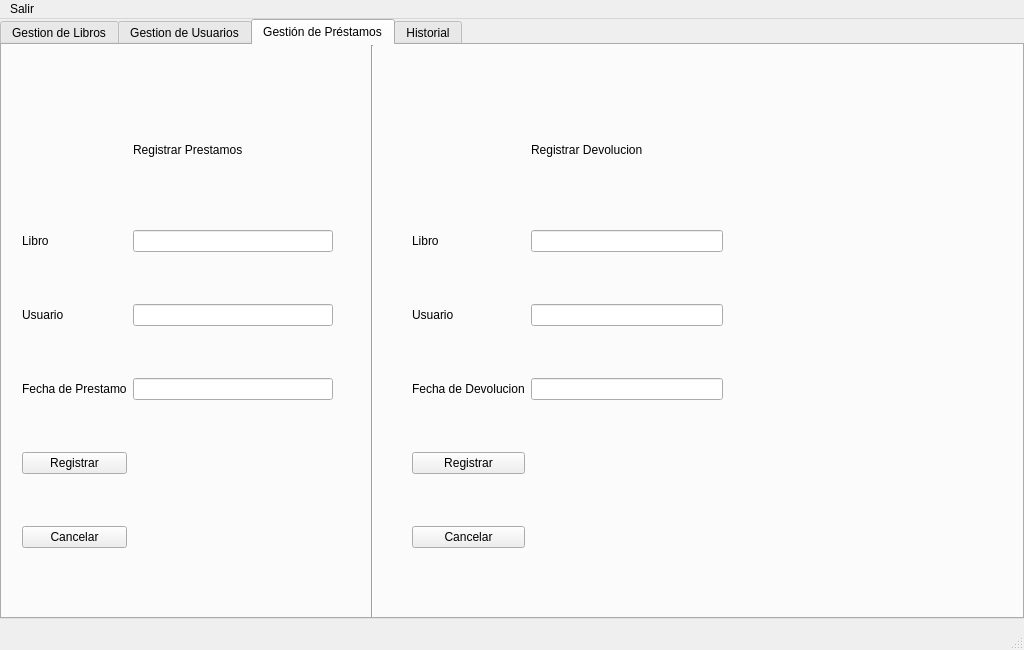
<?xml version="1.0" encoding="UTF-8"?>
<ui version="4.0">
 <class>MainWindow</class>
 <widget class="QMainWindow" name="MainWindow">
  <property name="geometry">
   <rect>
    <x>0</x>
    <y>0</y>
    <width>1024</width>
    <height>650</height>
   </rect>
  </property>
  <property name="minimumSize">
   <size>
    <width>1024</width>
    <height>650</height>
   </size>
  </property>
  <property name="maximumSize">
   <size>
    <width>1024</width>
    <height>650</height>
   </size>
  </property>
  <property name="windowTitle">
   <string/>
  </property>
  <property name="layoutDirection">
   <enum>Qt::LayoutDirection::LeftToRight</enum>
  </property>
  <widget class="QWidget" name="centralwidget">
   <widget class="QTabWidget" name="tabWidget">
    <property name="geometry">
     <rect>
      <x>0</x>
      <y>0</y>
      <width>1024</width>
      <height>600</height>
     </rect>
    </property>
    <property name="sizePolicy">
     <sizepolicy hsizetype="Fixed" vsizetype="Expanding">
      <horstretch>0</horstretch>
      <verstretch>0</verstretch>
     </sizepolicy>
    </property>
    <property name="minimumSize">
     <size>
      <width>1024</width>
      <height>600</height>
     </size>
    </property>
    <property name="maximumSize">
     <size>
      <width>1024</width>
      <height>600</height>
     </size>
    </property>
    <property name="layoutDirection">
     <enum>Qt::LayoutDirection::LeftToRight</enum>
    </property>
    <property name="currentIndex">
     <number>2</number>
    </property>
    <widget class="QWidget" name="tab_libros">
     <attribute name="title">
      <string>Gestion de Libros</string>
     </attribute>
     <widget class="QWidget" name="gridLayoutWidget">
      <property name="geometry">
       <rect>
        <x>350</x>
        <y>20</y>
        <width>301</width>
        <height>521</height>
       </rect>
      </property>
      <layout class="QGridLayout" name="gridLayout">
       <property name="sizeConstraint">
        <enum>QLayout::SizeConstraint::SetDefaultConstraint</enum>
       </property>
       <item row="4" column="0">
        <widget class="QLabel" name="label_4">
         <property name="text">
          <string>Estado</string>
         </property>
        </widget>
       </item>
       <item row="4" column="1">
        <widget class="QLineEdit" name="Ag_LibEstado_LEdit">
         <property name="sizePolicy">
          <sizepolicy hsizetype="Expanding" vsizetype="Fixed">
           <horstretch>0</horstretch>
           <verstretch>0</verstretch>
          </sizepolicy>
         </property>
        </widget>
       </item>
       <item row="5" column="0">
        <widget class="QPushButton" name="agr_lib_btm">
         <property name="text">
          <string>Agregar</string>
         </property>
        </widget>
       </item>
       <item row="3" column="0">
        <widget class="QLabel" name="label_3">
         <property name="text">
          <string>ISBN</string>
         </property>
        </widget>
       </item>
       <item row="0" column="1">
        <widget class="QLabel" name="label_5">
         <property name="maximumSize">
          <size>
           <width>241</width>
           <height>57</height>
          </size>
         </property>
         <property name="text">
          <string>Agregar un Nuevo Libro</string>
         </property>
        </widget>
       </item>
       <item row="3" column="1">
        <widget class="QLineEdit" name="Ag_LibISBN_LEdit"/>
       </item>
       <item row="2" column="1">
        <widget class="QLineEdit" name="Ag_LibAutor_LEdit"/>
       </item>
       <item row="2" column="0">
        <widget class="QLabel" name="label_2">
         <property name="text">
          <string>Autor</string>
         </property>
        </widget>
       </item>
       <item row="1" column="1">
        <widget class="QLineEdit" name="Ag_LibTitulo_LEdit"/>
       </item>
       <item row="1" column="0">
        <widget class="QLabel" name="label">
         <property name="text">
          <string>Titulo</string>
         </property>
        </widget>
       </item>
       <item row="6" column="0">
        <widget class="QPushButton" name="cancel_agr_lib_btm">
         <property name="text">
          <string>Cancelar</string>
         </property>
        </widget>
       </item>
      </layout>
     </widget>
     <widget class="QWidget" name="gridLayoutWidget_2">
      <property name="geometry">
       <rect>
        <x>710</x>
        <y>20</y>
        <width>291</width>
        <height>521</height>
       </rect>
      </property>
      <layout class="QGridLayout" name="gridLayout_2">
       <item row="4" column="1">
        <widget class="QLineEdit" name="edit_LibEstado_LEdit"/>
       </item>
       <item row="0" column="1">
        <widget class="QLabel" name="label_10">
         <property name="maximumSize">
          <size>
           <width>241</width>
           <height>57</height>
          </size>
         </property>
         <property name="text">
          <string>Editar Informacion de los Libros</string>
         </property>
        </widget>
       </item>
       <item row="1" column="1">
        <widget class="QComboBox" name="selct_isbn_comboBx"/>
       </item>
       <item row="2" column="1">
        <widget class="QLineEdit" name="edit_LibTitulo_LEdit"/>
       </item>
       <item row="2" column="0">
        <widget class="QLabel" name="label_9">
         <property name="text">
          <string>Titulo</string>
         </property>
        </widget>
       </item>
       <item row="1" column="0">
        <widget class="QLabel" name="label_8">
         <property name="text">
          <string>ISBN</string>
         </property>
        </widget>
       </item>
       <item row="5" column="0">
        <widget class="QPushButton" name="edit_lib_btm">
         <property name="text">
          <string>Editar</string>
         </property>
        </widget>
       </item>
       <item row="4" column="0">
        <widget class="QLabel" name="label_6">
         <property name="text">
          <string>Estado</string>
         </property>
        </widget>
       </item>
       <item row="3" column="0">
        <widget class="QLabel" name="label_7">
         <property name="text">
          <string>Autor</string>
         </property>
        </widget>
       </item>
       <item row="3" column="1">
        <widget class="QLineEdit" name="edit_LibAutor_LEdit"/>
       </item>
       <item row="6" column="0">
        <widget class="QPushButton" name="cancel_edit_lib_btm">
         <property name="text">
          <string>Cancelar</string>
         </property>
        </widget>
       </item>
      </layout>
     </widget>
     <widget class="Line" name="line">
      <property name="geometry">
       <rect>
        <x>310</x>
        <y>-20</y>
        <width>21</width>
        <height>621</height>
       </rect>
      </property>
      <property name="orientation">
       <enum>Qt::Orientation::Vertical</enum>
      </property>
     </widget>
     <widget class="Line" name="line_2">
      <property name="geometry">
       <rect>
        <x>670</x>
        <y>-20</y>
        <width>21</width>
        <height>621</height>
       </rect>
      </property>
      <property name="orientation">
       <enum>Qt::Orientation::Vertical</enum>
      </property>
     </widget>
     <widget class="QWidget" name="verticalLayoutWidget_2">
      <property name="geometry">
       <rect>
        <x>20</x>
        <y>20</y>
        <width>281</width>
        <height>521</height>
       </rect>
      </property>
      <layout class="QVBoxLayout" name="verticalLayout_2">
       <item>
        <widget class="QLabel" name="label_11">
         <property name="text">
          <string>Libros Disponibles</string>
         </property>
        </widget>
       </item>
       <item>
        <widget class="QListView" name="list_libros"/>
       </item>
       <item>
        <widget class="QPushButton" name="consultar_libro_btm">
         <property name="text">
          <string>Consultar</string>
         </property>
        </widget>
       </item>
      </layout>
     </widget>
    </widget>
    <widget class="QWidget" name="tab_user">
     <attribute name="title">
      <string>Gestion de Usuarios</string>
     </attribute>
     <widget class="QWidget" name="gridLayoutWidget_3">
      <property name="geometry">
       <rect>
        <x>350</x>
        <y>40</y>
        <width>291</width>
        <height>491</height>
       </rect>
      </property>
      <layout class="QGridLayout" name="gridLayout_3">
       <item row="4" column="0">
        <widget class="QPushButton" name="reg_usr_btm">
         <property name="text">
          <string>Registrar</string>
         </property>
        </widget>
       </item>
       <item row="2" column="1">
        <widget class="QLineEdit" name="Reg_UsrName_LEdit"/>
       </item>
       <item row="3" column="1">
        <widget class="QLineEdit" name="Reg_UsrRol_LEdit"/>
       </item>
       <item row="3" column="0">
        <widget class="QLabel" name="label_13">
         <property name="text">
          <string>Rol</string>
         </property>
        </widget>
       </item>
       <item row="1" column="0">
        <widget class="QLabel" name="label_16">
         <property name="text">
          <string>ID</string>
         </property>
        </widget>
       </item>
       <item row="0" column="1">
        <widget class="QLabel" name="label_14">
         <property name="maximumSize">
          <size>
           <width>241</width>
           <height>57</height>
          </size>
         </property>
         <property name="text">
          <string>Registrar Nuevo Usuario</string>
         </property>
        </widget>
       </item>
       <item row="2" column="0">
        <widget class="QLabel" name="label_15">
         <property name="text">
          <string>Nombre</string>
         </property>
        </widget>
       </item>
       <item row="1" column="1">
        <widget class="QLineEdit" name="Reg_UsrID_LEdit"/>
       </item>
       <item row="5" column="0">
        <widget class="QPushButton" name="cancel_reg_usr_btm">
         <property name="text">
          <string>Cancelar</string>
         </property>
        </widget>
       </item>
      </layout>
     </widget>
     <widget class="Line" name="line_3">
      <property name="geometry">
       <rect>
        <x>310</x>
        <y>-30</y>
        <width>21</width>
        <height>621</height>
       </rect>
      </property>
      <property name="orientation">
       <enum>Qt::Orientation::Vertical</enum>
      </property>
     </widget>
     <widget class="Line" name="line_4">
      <property name="geometry">
       <rect>
        <x>660</x>
        <y>-30</y>
        <width>21</width>
        <height>621</height>
       </rect>
      </property>
      <property name="orientation">
       <enum>Qt::Orientation::Vertical</enum>
      </property>
     </widget>
     <widget class="QWidget" name="gridLayoutWidget_4">
      <property name="geometry">
       <rect>
        <x>700</x>
        <y>40</y>
        <width>291</width>
        <height>491</height>
       </rect>
      </property>
      <layout class="QGridLayout" name="gridLayout_5">
       <item row="0" column="1">
        <widget class="QLabel" name="label_26">
         <property name="maximumSize">
          <size>
           <width>241</width>
           <height>57</height>
          </size>
         </property>
         <property name="text">
          <string>Editar Informacion de los Libros</string>
         </property>
        </widget>
       </item>
       <item row="3" column="0">
        <widget class="QLabel" name="label_25">
         <property name="text">
          <string>Rol</string>
         </property>
        </widget>
       </item>
       <item row="1" column="0">
        <widget class="QLabel" name="label_23">
         <property name="text">
          <string>ID</string>
         </property>
        </widget>
       </item>
       <item row="1" column="1">
        <widget class="QComboBox" name="selct_usrID_comboBx"/>
       </item>
       <item row="3" column="1">
        <widget class="QLineEdit" name="Edit_Reg_UsrRol_LEdit"/>
       </item>
       <item row="2" column="1">
        <widget class="QLineEdit" name="Edit_Reg_UsrName_LEdit"/>
       </item>
       <item row="2" column="0">
        <widget class="QLabel" name="label_22">
         <property name="text">
          <string>Nombre</string>
         </property>
        </widget>
       </item>
       <item row="4" column="0">
        <widget class="QPushButton" name="edit_usr_btm">
         <property name="text">
          <string>Editar</string>
         </property>
        </widget>
       </item>
       <item row="5" column="0">
        <widget class="QPushButton" name="cancel_edit_usr_btm">
         <property name="text">
          <string>Cancelar</string>
         </property>
        </widget>
       </item>
      </layout>
     </widget>
     <widget class="QWidget" name="verticalLayoutWidget">
      <property name="geometry">
       <rect>
        <x>20</x>
        <y>20</y>
        <width>281</width>
        <height>511</height>
       </rect>
      </property>
      <layout class="QVBoxLayout" name="verticalLayout">
       <item>
        <widget class="QLabel" name="label_21">
         <property name="text">
          <string>Consultar Información de Usuarios</string>
         </property>
        </widget>
       </item>
       <item>
        <widget class="QListView" name="listUsuarios"/>
       </item>
       <item>
        <widget class="QPushButton" name="consultar_usuarios_btm">
         <property name="text">
          <string>Consultar</string>
         </property>
        </widget>
       </item>
      </layout>
     </widget>
    </widget>
    <widget class="QWidget" name="tab_prest">
     <property name="enabled">
      <bool>true</bool>
     </property>
     <attribute name="title">
      <string>Gestión de Préstamos</string>
     </attribute>
     <widget class="Line" name="line_5">
      <property name="geometry">
       <rect>
        <x>360</x>
        <y>0</y>
        <width>21</width>
        <height>621</height>
       </rect>
      </property>
      <property name="orientation">
       <enum>Qt::Orientation::Vertical</enum>
      </property>
     </widget>
     <widget class="QWidget" name="gridLayoutWidget_6">
      <property name="geometry">
       <rect>
        <x>20</x>
        <y>30</y>
        <width>311</width>
        <height>521</height>
       </rect>
      </property>
      <layout class="QGridLayout" name="gridLayout_6">
       <item row="5" column="0">
        <widget class="QPushButton" name="cancel_reg_prestamo_btm">
         <property name="text">
          <string>Cancelar</string>
         </property>
        </widget>
       </item>
       <item row="4" column="0">
        <widget class="QPushButton" name="reg_prestamo_btm">
         <property name="text">
          <string>Registrar</string>
         </property>
        </widget>
       </item>
       <item row="2" column="0">
        <widget class="QLabel" name="label_31">
         <property name="text">
          <string>Usuario</string>
         </property>
        </widget>
       </item>
       <item row="1" column="0">
        <widget class="QLabel" name="label_32">
         <property name="text">
          <string>Libro</string>
         </property>
        </widget>
       </item>
       <item row="2" column="1">
        <widget class="QLineEdit" name="Reg_usrPrestamo_LEdit"/>
       </item>
       <item row="1" column="1">
        <widget class="QLineEdit" name="Reg_libPrestamo_LEdit"/>
       </item>
       <item row="3" column="0">
        <widget class="QLabel" name="label_33">
         <property name="text">
          <string>Fecha de Prestamo</string>
         </property>
        </widget>
       </item>
       <item row="3" column="1">
        <widget class="QLineEdit" name="Reg_fechPrestamo_LEdit"/>
       </item>
       <item row="0" column="1">
        <widget class="QLabel" name="label_34">
         <property name="maximumSize">
          <size>
           <width>241</width>
           <height>57</height>
          </size>
         </property>
         <property name="text">
          <string>Registrar Prestamos</string>
         </property>
        </widget>
       </item>
      </layout>
     </widget>
     <widget class="QWidget" name="gridLayoutWidget_7">
      <property name="geometry">
       <rect>
        <x>410</x>
        <y>30</y>
        <width>311</width>
        <height>521</height>
       </rect>
      </property>
      <layout class="QGridLayout" name="gridLayout_7">
       <item row="1" column="0">
        <widget class="QLabel" name="label_37">
         <property name="text">
          <string>Libro</string>
         </property>
        </widget>
       </item>
       <item row="4" column="0">
        <widget class="QPushButton" name="reg_devolucion_btm">
         <property name="text">
          <string>Registrar</string>
         </property>
        </widget>
       </item>
       <item row="0" column="1">
        <widget class="QLabel" name="label_39">
         <property name="maximumSize">
          <size>
           <width>241</width>
           <height>57</height>
          </size>
         </property>
         <property name="text">
          <string>Registrar Devolucion</string>
         </property>
        </widget>
       </item>
       <item row="5" column="0">
        <widget class="QPushButton" name="cancel_reg_devolucion_btm">
         <property name="text">
          <string>Cancelar</string>
         </property>
        </widget>
       </item>
       <item row="2" column="1">
        <widget class="QLineEdit" name="lineEdit_24"/>
       </item>
       <item row="2" column="0">
        <widget class="QLabel" name="label_36">
         <property name="text">
          <string>Usuario</string>
         </property>
        </widget>
       </item>
       <item row="1" column="1">
        <widget class="QLineEdit" name="lineEdit_25"/>
       </item>
       <item row="3" column="1">
        <widget class="QLineEdit" name="Reg_fechDevolucion_LEdit">
         <property name="sizePolicy">
          <sizepolicy hsizetype="Expanding" vsizetype="Fixed">
           <horstretch>0</horstretch>
           <verstretch>0</verstretch>
          </sizepolicy>
         </property>
        </widget>
       </item>
       <item row="3" column="0">
        <widget class="QLabel" name="label_40">
         <property name="text">
          <string>Fecha de Devolucion</string>
         </property>
        </widget>
       </item>
      </layout>
     </widget>
    </widget>
    <widget class="QWidget" name="tab_histor">
     <attribute name="title">
      <string>Historial</string>
     </attribute>
     <widget class="QWidget" name="verticalLayoutWidget_4">
      <property name="geometry">
       <rect>
        <x>20</x>
        <y>20</y>
        <width>281</width>
        <height>521</height>
       </rect>
      </property>
      <layout class="QVBoxLayout" name="verticalLayout_4">
       <item>
        <widget class="QLabel" name="label_27">
         <property name="text">
          <string>Hiztorial de Prestamos y Devoluciones</string>
         </property>
        </widget>
       </item>
       <item>
        <widget class="QListView" name="listView_4"/>
       </item>
       <item>
        <widget class="QPushButton" name="consultar_historial_btm">
         <property name="text">
          <string>Consultar Historial</string>
         </property>
        </widget>
       </item>
      </layout>
     </widget>
    </widget>
   </widget>
  </widget>
  <widget class="QStatusBar" name="statusbar"/>
  <widget class="QMenuBar" name="menubar">
   <property name="geometry">
    <rect>
     <x>0</x>
     <y>0</y>
     <width>1024</width>
     <height>24</height>
    </rect>
   </property>
   <widget class="QMenu" name="menuSalir">
    <property name="title">
     <string>Salir</string>
    </property>
   </widget>
   <addaction name="menuSalir"/>
  </widget>
 </widget>
 <resources/>
 <connections/>
</ui>
